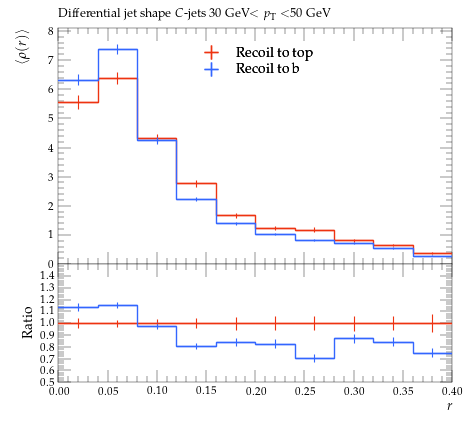

The Python source for this figure:
#! /usr/bin/env python

# This Python script was auto-generated using YODA v2.0.2.
# Analysis object: /MC_HFDECAYS/avg_C_jet_rho_30_50
# Timestamp: 31-07-2026 (13:13:53)

import matplotlib as mpl
import matplotlib.pyplot as plt
mpl.use('Agg') # comment out for interactive use
import os
import numpy as np

plotDir = os.path.split(os.path.realpath(__file__))[0]
if 'YODA_USER_PLOT_PATH' in globals():
    plot_outdir = globals()['YODA_USER_PLOT_PATH']
else:
    plot_outdir = plotDir

#plot style
plt.style.use(os.path.join(plotDir, '../default.mplstyle'))
# plot metadata
figW, figH = plt.rcParams['figure.figsize']
ax_xLabel = r'$r$'
ax_yLabel = r'$\langle\rho(r)\rangle$'
ax_title  = r'Differential jet shape $C$-jets 30 GeV$<p_\mathrm{T}<$50 GeV'
ax_xScale = 'linear'
ax_yScale = 'linear'
xLims = (0.0, 0.4)
yLims = (0.0, 8.107102300000001)

# TeX-friendly labels for the legend
labels = {
    'legend' : ([ r"Recoil to top", r"Recoil to b" ], r""),
}

# Adjust canvas width and height
canvasW = 10.0
canvasH = 9.0
figW *= canvasW/10.
figH *= canvasH/9.

# Create figure and axis objects
fig, (ax, ratio0_ax) = plt.subplots(2, 1, sharex=True,
                  figsize=(figW,figH), gridspec_kw={'height_ratios': (6.0, 3.0)})

# Set figure margins
plt.subplots_adjust(
    left   = 1.0 * plt.rcParams['figure.subplot.left'],
    right  = 1.0 * plt.rcParams['figure.subplot.right'],
    top    = 1.0 * plt.rcParams['figure.subplot.top'],
    bottom = 1.0 * plt.rcParams['figure.subplot.bottom'])

ratio0_ax.yaxis.set_major_locator(mpl.ticker.MultipleLocator(0.1))
ratio0_ax.set_ylim(0.5, 1.4999)
ratio0_ax.set_ylabel('Ratio')

# the numerical data is stored in a separate file
dataf = dict()
prefix = os.path.split(__file__)[0]
if prefix:    prefix = prefix + '/'
exec(open(prefix+'avg_C_jet_rho_30_50__data.py').read(), dataf)


legend_handles = dict() # keep track of handles for the legend

# style options for curves
# starts at zorder>=5 to draw curve on top of legend
styles = {
  'recoil_t': {
    'color' : '#EE3311',
    'linestyle' : '-',
    'linewidth' : 1,
    'marker' : 'none',
    'markersize' : 2,
    'capsize' : 0.0,
    'zorder' : 5,
    'histstyle' : 1,
    'drawstyle' : 'steps-pre',
    'xerrorbars' : 1,
    'yerrorbars' : 1,
    'fillcolor' : None,
    'fillopacity' : 1.0,
    'ratio0_linestyle' : '-',
    'ratio0_linewidth' : 1,
    'ratio0_marker' : 'none',
    'ratio0_markersize' : 2,
    'ratio0_capsize' : 0.0,
    'ratio0_zorder' : 5,
    'ratio0_histstyle' : 1,
    'ratio0_drawstyle' : 'steps-pre',
    'ratio0_xerrorbars' : 1,
    'ratio0_yerrorbars' : 1,
  },
  'recoil_b': {
    'color' : '#3366FF',
    'linestyle' : '-',
    'linewidth' : 1,
    'marker' : 'none',
    'markersize' : 2,
    'capsize' : 0.0,
    'zorder' : 6,
    'histstyle' : 1,
    'drawstyle' : 'steps-pre',
    'xerrorbars' : 1,
    'yerrorbars' : 1,
    'fillcolor' : None,
    'fillopacity' : 1.0,
    'ratio0_linestyle' : '-',
    'ratio0_linewidth' : 1,
    'ratio0_marker' : 'none',
    'ratio0_markersize' : 2,
    'ratio0_capsize' : 0.0,
    'ratio0_zorder' : 6,
    'ratio0_histstyle' : 1,
    'ratio0_drawstyle' : 'steps-pre',
    'ratio0_xerrorbars' : 1,
    'ratio0_yerrorbars' : 1,
  },
}

# curve from input yoda files in main panel
for label, yvals in dataf['yvals'].items():
    if all(np.isnan(v) for v in dataf['yvals'][label]):
        continue
    tmp = None
    if styles[label]['histstyle']: # draw as histogram
        xpos = dataf['xedges'][label] if styles[label]['drawstyle'] else dataf['xpoints'][label]
        ypos = np.insert(yvals, 0, yvals[0]) if styles[label]['drawstyle'] else yvals
        if styles[label]['fillcolor']: # fill area below curve
            ax.fill_between(xpos, ypos, step='pre',
                            color=styles[label]['fillcolor'],
                            alpha=styles[label]['fillopacity'])
        tmp, = ax.plot(xpos, ypos,
                       color=styles[label]['color'],
                       linestyle=styles[label]['linestyle'],
                       linewidth=styles[label]['linewidth'],
                       drawstyle=styles[label]['drawstyle'], solid_joinstyle='miter',
                       zorder=styles[label]['zorder'], label=label)
    tmp = ax.errorbar(dataf['xpoints'][label], yvals,
                      xerr=np.array(dataf['xerrs'][label])*styles[label]['xerrorbars'],
                      yerr=np.array(dataf['yerrs'][label])*styles[label]['yerrorbars'],
                      fmt=styles[label]['marker'], capsize=styles[label]['capsize'],
                      markersize=styles[label]['markersize'],
                      ecolor=styles[label]['color'],
                      color=styles[label]['color'], zorder=styles[label]['zorder'])
    tmp[-1][0].set_linestyle(styles[label]['linestyle'])
    tmp[-1][0].set_linewidth(styles[label]['linewidth'])
    if label in dataf['add_legend_handle']:  legend_handles[label] = tmp
    for varLabel in dataf['variation_yvals'].keys():
        if varLabel.startswith(label):
            tmp, = ax.plot(dataf['xedges'][label], dataf['variation_yvals'][varLabel],
                           color=styles[label]['color'],
                           linestyle=styles[label]['linestyle'],
                           linewidth=styles[label]['linewidth'],
                           drawstyle='steps-pre', solid_joinstyle='miter',
                           zorder=styles[label]['zorder'], alpha=0.5)


# plots on ratio panel
# curve from input yoda files in ratio panel
for label, yvals in dataf['ratio0_yvals'].items():
    if all(np.isnan(v) for v in yvals):
        continue
    if styles[label]['ratio0_histstyle']: # plot as histogram
        xpos = dataf['xedges']['recoil_t'] if styles[label]['ratio0_drawstyle'] else dataf['xpoints']['recoil_t']
        ypos = np.insert(yvals, 0, yvals[0]) if styles[label]['ratio0_drawstyle'] else yvals
        ratio0_ax.plot(xpos, ypos,
                       color=styles[label]['color'],
                       linewidth=styles[label]['linewidth'],
                       linestyle=styles[label]['ratio0_linestyle'],
                       drawstyle=styles[label]['ratio0_drawstyle'], zorder=styles[label]['zorder'],
                       solid_joinstyle='miter')
    tmp = ratio0_ax.errorbar(dataf['xpoints']['recoil_t'], yvals,
                             xerr=np.array(dataf['ref_xerrs'])*styles[label]['ratio0_xerrorbars'],
                             yerr=np.array(dataf['ratio0_yerrs'][label])*styles[label]['ratio0_yerrorbars'],
                             fmt=styles[label]['ratio0_marker'], capsize=styles[label]['ratio0_capsize'],
                             markersize=styles[label]['ratio0_markersize'],
                             ecolor=styles[label]['color'],
                             color=styles[label]['color'])
    tmp[-1][0].set_linestyle(styles[label]['ratio0_linestyle'])
    tmp[-1][0].set_linewidth(styles[label]['ratio0_linewidth'])

    for varlabel in dataf['ratio0_variation_vals'].keys():
        if varlabel.startswith(label):
            ratio0_ax.plot(dataf['xedges']['recoil_t'],
                            dataf['ratio0_variation_vals'][varlabel],
                            color=styles[label]['color'],
                            linestyle=styles[label]['linestyle'],
                            linewidth=styles[label]['linewidth'],
                            drawstyle='steps-pre', solid_joinstyle='miter',
                            zorder=1, alpha=0.5)

legend_items = list(legend_handles.values())
ax.add_artist(ax.legend(legend_items,
                        labels['legend'][0],
                        title=labels['legend'][1],
                        alignment='left',
                        loc='upper center',
                        bbox_to_anchor=(0.5, 0.97)))

# set plot metadata as defined above
ratio0_ax.set_xlabel(ax_xLabel)
ratio0_ax.xaxis.set_label_coords(1., -0.15)
ax.set_ylabel(ax_yLabel, ha='right', va='top')
ax.yaxis.set_label_coords(-0.11, 1.0)
ax.set_title(ax_title, loc='left')
ax.set_xscale(ax_xScale)
ax.set_yscale(ax_yScale)
ax.set_xlim(xLims)
ax.set_ylim(yLims)

# tick formatting
plt.rcParams['xtick.top'] = True
plt.rcParams['ytick.right'] = True
fig.align_ylabels((ax, ratio0_ax))
plt.savefig(os.path.join(plot_outdir, 'avg_C_jet_rho_30_50.pdf'), format='PDF')
plt.savefig(os.path.join(plot_outdir, 'avg_C_jet_rho_30_50.png'), format='PNG')

plt.close(fig)
